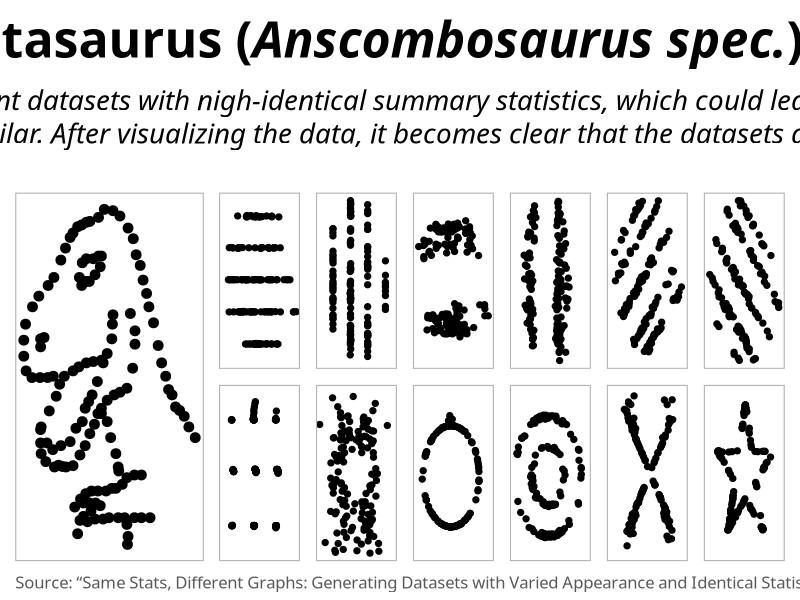
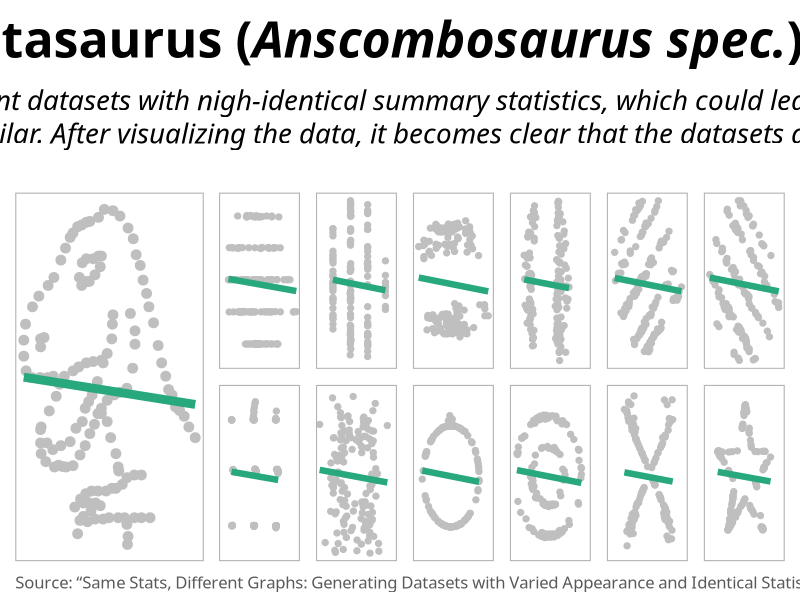
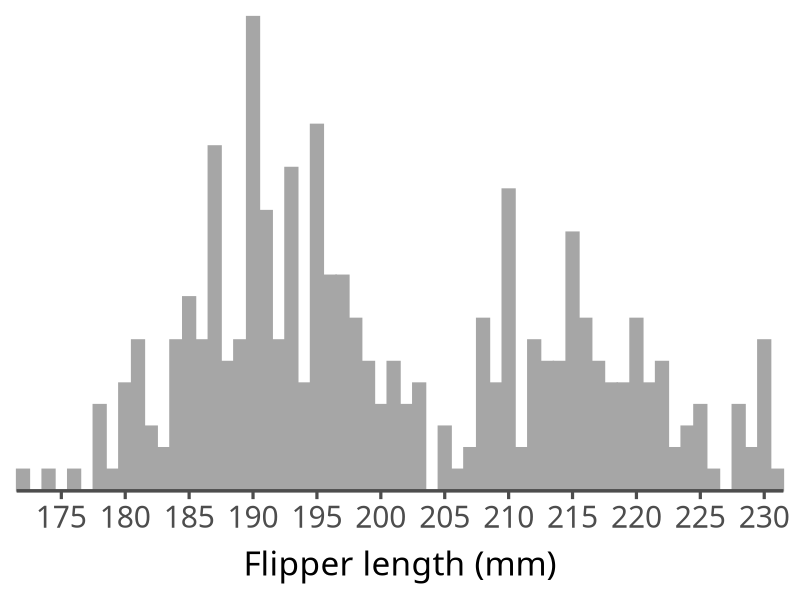
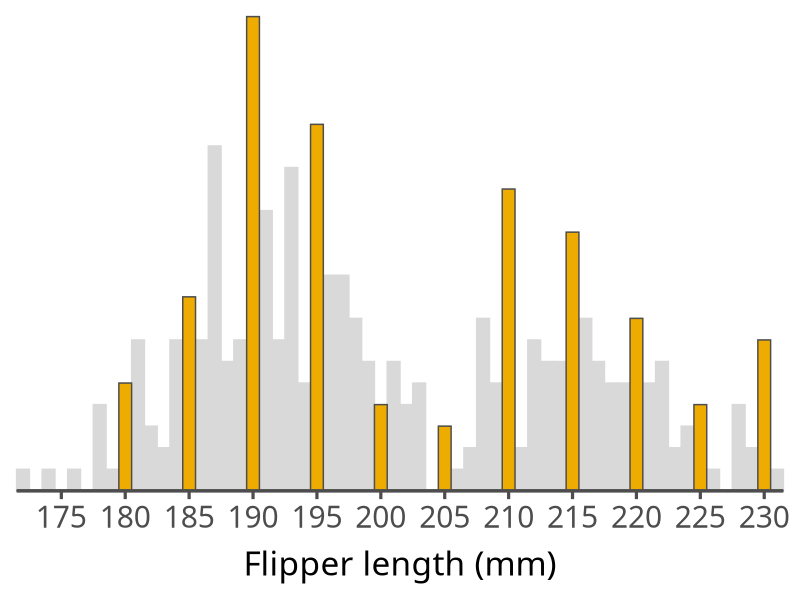

The R script that drew these images, in order:
## ---- chunk 1
#| label: datasaurus-dozen-prep
#| include: false
#| cache: false
library(ggplot2)
library(patchwork)

theme_set(theme_light(base_family = "Asap SemiCondensed"))
theme_update(
  strip.text = element_blank(),
  panel.grid = element_blank(),
  panel.spacing = unit(.8, "lines"),
  plot.title = ggtext::element_markdown(
    family = "Asap", size = 36, hjust = .5, face = "bold", 
    margin = margin(t = 10)
  ),
  plot.subtitle = ggtext::element_markdown(
    size = 20, hjust = .5, face = "italic", lineheight = 1.2, 
    margin = margin(t = 15, b = 25)
  ),
  plot.caption = element_text(color = "grey35", size = 12, hjust = 0),
  panel.border = element_rect(linewidth = rel(1.5))
)

saurus <- readr::read_csv(here::here("materials", "data", "datasaurus.csv"))

facet <- 
  saurus |> 
  dplyr::filter(dataset != "dino") |> 
  dplyr::mutate(dataset = factor(
    dataset, levels = c("h_lines", "v_lines", "high_lines", 
                        "wide_lines", "slant_up", "slant_down", 
                        "dots", "away", "circle", 
                        "bullseye", "x_shape", "star")
  )) |> 
  ggplot(aes(x, y)) +
    facet_wrap(~ dataset, nrow = 2) +
    scale_x_continuous(guide = "none", name = NULL) + 
    scale_y_continuous(guide = "none", name = NULL)

dino <-
  ggplot(dplyr::filter(saurus, dataset == "dino"), aes(x, y)) +
    facet_wrap(~ dataset) + 
    scale_x_continuous(guide = "none", name = NULL) + 
    scale_y_continuous(guide = "none", name = NULL)

title <- "The Datasaurus (*Anscombosaurus spec.*) Dozen</b>"
subtitle <- "is a set of 13 different datasets with nigh-identical summary statistics, which could lead one to believe the<br>datasets are quite similar. After visualizing the data, it becomes clear that the datasets are markedly different."
caption <- "Source: “Same Stats, Different Graphs: Generating Datasets with Varied Appearance and Identical Statistics through Simulated Annealing” by Justin Matejka & George Fitzmaurice (2017)"
## ---- chunk 2
#| label: datasaurus-dozen-dots
#| fig-width: 16
#| fig-height: 7.2
#| echo: false
dino + 
    geom_point(size = 3) +
  facet +
    geom_point(size = 1.8) +
  plot_layout(widths = c(1, 3)) +
  plot_annotation(title = title, subtitle = subtitle, caption = caption)
## ---- chunk 3
#| label: datasaurus-dozen-trends
#| fig-width: 16
#| fig-height: 7.2
#| echo: false
dino +
    geom_point(color = "grey75", size = 3) + 
    geom_smooth(method = "lm", linewidth = 3, color = "#28A87D", se = FALSE) +
  facet +
    geom_point(color = "grey75", size = 1.8) +
    geom_smooth(method = "lm", linewidth = 2.2, color = "#28A87D", se = FALSE) +
  plot_layout(widths = c(1, 3)) +
  plot_annotation(title = title, subtitle = subtitle, caption = caption) 
## ---- chunk 4
#| label: example-guesstimation-precision-raw
#| echo: false
#| cache: false
library(ggplot2)
library(palmerpenguins)

g <- 
  ggplot(penguins, aes(x = flipper_length_mm)) +
  coord_cartesian(expand = FALSE, clip = "off") +
  scale_x_continuous(breaks = seq(170, 230, by = 5)) +
  scale_y_continuous(guide = "none") +
  labs(x = "Flipper length (mm)", y = NULL) +
  theme_minimal(base_size = 24, base_family = "Asap SemiCondensed") +
  theme(panel.grid = element_blank(),
        axis.ticks.x = element_line(color = "grey30"),
        axis.text = element_text(size = rel(.9)),
        axis.title.x = element_text(margin = margin(t = 12)))

g + 
  geom_histogram(fill = "grey65", color = "grey65", binwidth = 1) +
  geom_hline(yintercept = 0, linewidth = 1.2, color = "grey30")
## ---- chunk 5
#| label: example-guesstimation-precision-highlight
#| echo: false
g +
  geom_histogram(aes(fill = flipper_length_mm %% 5 == 0,
                     #color = after_scale(fill)), binwidth = 1) +
                     color = flipper_length_mm %% 5 == 0), binwidth = 1) +
  geom_hline(yintercept = 0, linewidth = 1.2, color = "grey30") +
  scale_fill_manual(values = c("grey85", "#EFAC00"), guide = "none")  +
  scale_color_manual(values = c("grey85", "grey30"), guide = "none") 
